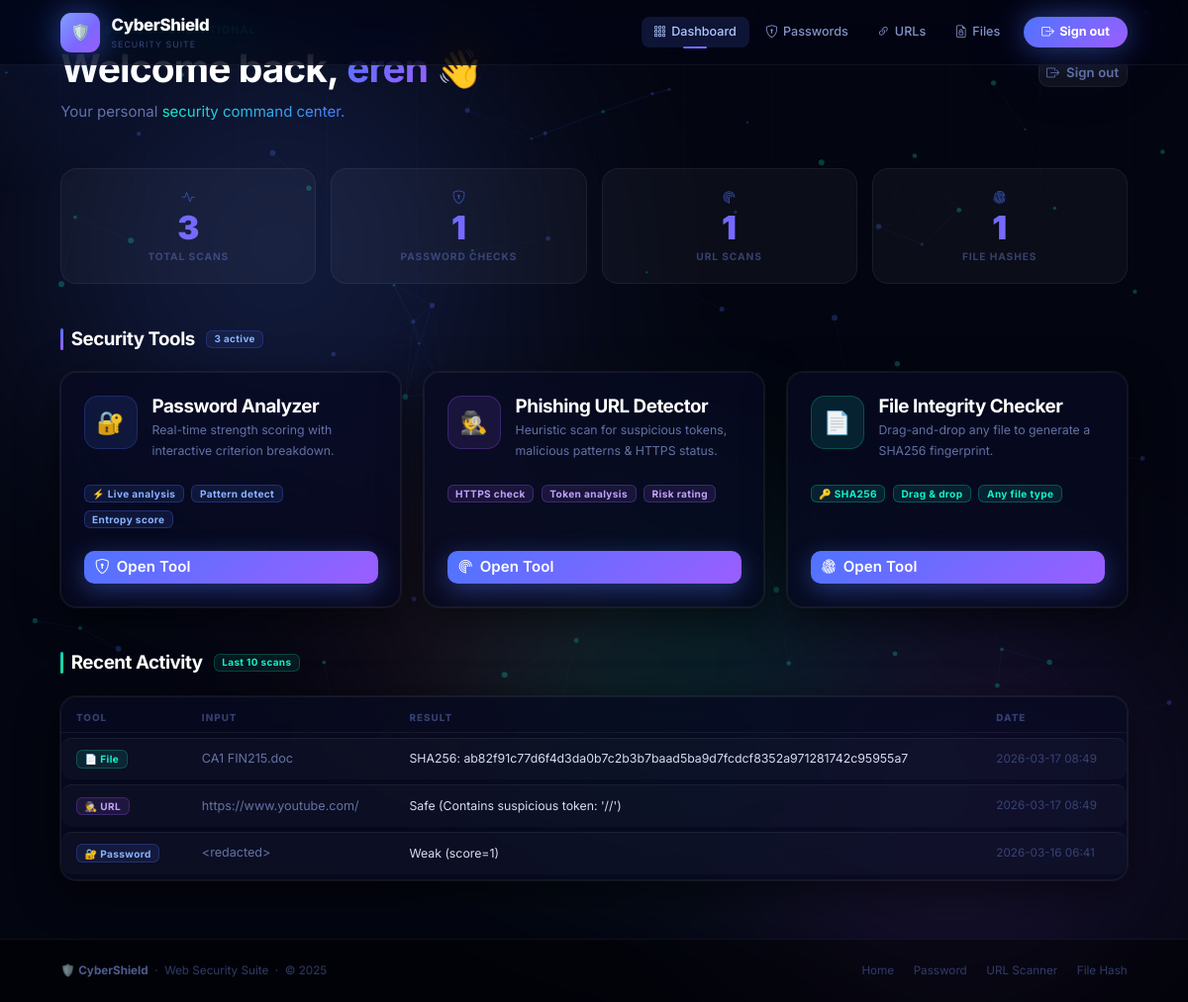
/dashboard (signed in), run on the app's committed database.
### tables this page shows
CREATE TABLE users (
            id INTEGER PRIMARY KEY AUTOINCREMENT,
            username TEXT UNIQUE NOT NULL,
            email TEXT UNIQUE NOT NULL,
            password_hash TEXT NOT NULL,
            created_at TEXT NOT NULL
        );

CREATE TABLE scans (
            id INTEGER PRIMARY KEY AUTOINCREMENT,
            user_id INTEGER NOT NULL,
            scan_type TEXT NOT NULL,
            input_value TEXT,
            result TEXT NOT NULL,
            created_at TEXT NOT NULL,
            FOREIGN KEY (user_id) REFERENCES users (id)
        );

### app.py (the view)
@app.route("/dashboard")
def dashboard():
    if not is_logged_in():
        return redirect(url_for("login"))
    user = get_current_user()
    conn = get_db_connection()
    rows = conn.execute(
        "SELECT scan_type, COUNT(*) as cnt FROM scans WHERE user_id = ? GROUP BY scan_type",
        (session["user_id"],),
    ).fetchall()
    scan_counts = {r["scan_type"]: r["cnt"] for r in rows}
    total_scans = sum(scan_counts.values())
    recent_scans = conn.execute(
        "SELECT * FROM scans WHERE user_id = ? ORDER BY created_at DESC LIMIT 10",
        (session["user_id"],),
    ).fetchall()
    conn.close()
    return render_template(
        "dashboard.html",
        user=user,
        scan_counts=scan_counts,
        total_scans=total_scans,
        recent_scans=recent_scans,
    )

### app.py (called while the page is built)
def get_db_connection():
    conn = sqlite3.connect(DB_PATH)
    conn.row_factory = sqlite3.Row
    return conn

def is_logged_in() -> bool:
    return "user_id" in session

def get_current_user():
    if not is_logged_in():
        return None
    conn = get_db_connection()
    user = conn.execute("SELECT * FROM users WHERE id = ?", (session["user_id"],)).fetchone()
    conn.close()
    return user

### templates/dashboard.html (shortened to what this page needs)
{% extends "base.html" %}
{% block content %}
<div class="row align-items-center mb-5 fade-up" style="padding:1.5rem 0 0;">
  <div class="col-lg-8">
    <div class="d-flex align-items-center gap-2 mb-2">
      <div class="pulse-dot"></div>
      <span style="font-size:.72rem;font-weight:700;letter-spacing:.1em;text-transform:uppercase;color:var(--cyan);">All systems operational</span>
    </div>
    <h1 class="mb-2">
      Welcome back,&nbsp;<span class="text-gradient">{{ user['username'] }}</span>&nbsp;👋
    </h1>
    <p class="mb-0" style="font-size:1rem;color:var(--muted);max-width:480px;">
      Your personal
      <span id="hero-typed" class="text-gradient-cyan" data-words="security command center.|threat intelligence hub.|privacy toolkit.">security command center.</span>
    </p>
  </div>
  <div class="col-lg-4 d-none d-lg-flex justify-content-end gap-2 pt-3 pt-lg-0">
    <a class="btn btn-ghost btn-sm" href="{{ url_for('logout') }}">
      <i class="bi bi-box-arrow-right"></i> Sign out
    </a>
  </div>
</div>
<div class="row g-3 mb-5">
  {% set stats = [
    (total_scans,                             'Total Scans',      'bi-activity',        'var(--g-primary)'),
    (scan_counts.get('password_checker', 0),  'Password Checks',  'bi-shield-lock',     'var(--g-primary)'),
    (scan_counts.get('url_scanner', 0),       'URL Scans',        'bi-radar',           'var(--g-primary)'),
    (scan_counts.get('file_checker', 0),      'File Hashes',      'bi-fingerprint',     'var(--g-primary)'),
  ] %}
  {% for val, label, icon, _ in stats %}
  <div class="col-6 col-md-3 fade-up">
    <div class="stat-card">
      <div class="d-flex align-items-center justify-content-center gap-2 mb-1">
        <i class="bi {{ icon }}" style="font-size:.9rem;color:rgba(79,116,255,.6);"></i>
      </div>
      <div class="stat-val" data-count="{{ val }}">{{ val }}</div>
      <div class="stat-label">{{ label }}</div>
    </div>
  </div>
  {% endfor %}
</div>
<div class="d-flex align-items-center gap-2 mb-4 fade-up">
  <div class="section-bar" style="background:var(--g-primary);"></div>
  <h5 class="mb-0">Security Tools</h5>
  <span class="badge ms-1" style="background:rgba(79,116,255,.1);border:1px solid rgba(79,116,255,.22);color:#8ab4ff;font-size:.66rem;">3 active</span>
</div>
<div class="row g-4 mb-5">
  <div class="col-md-4 fade-up">
    <div class="card h-100 tool-card">
      <div class="card-body p-4 d-flex flex-column">
        <div class="d-flex align-items-start gap-3 mb-4">
          <div class="tool-icon">🔐</div>
          <div>
            <h5 class="mb-1">Password Analyzer</h5>
            <p class="mb-0" style="font-size:.82rem;">Real-time strength scoring with interactive criterion breakdown.</p>
          </div>
        </div>
        <div class="d-flex flex-wrap gap-2 mb-4" style="font-size:.68rem;">
          <span class="badge" style="background:rgba(79,116,255,.12);border:1px solid rgba(79,116,255,.28);color:#8ab4ff;">⚡ Live analysis</span>
          <span class="badge" style="background:rgba(79,116,255,.12);border:1px solid rgba(79,116,255,.28);color:#8ab4ff;">Pattern detect</span>
          <span class="badge" style="background:rgba(79,116,255,.12);border:1px solid rgba(79,116,255,.28);color:#8ab4ff;">Entropy score</span>
        </div>
        <a class="btn btn-primary w-100 mt-auto" href="{{ url_for('password_checker') }}">
          <i class="bi bi-shield-lock"></i> Open Tool
        </a>
      </div>
    </div>
  </div>
  <div class="col-md-4 fade-up">
    <div class="card h-100 tool-card" style="--g-card:var(--g-primary);">
      <div class="card-body p-4 d-flex flex-column">
        <div class="d-flex align-items-start gap-3 mb-4">
          <div class="tool-icon" style="background:rgba(155,94,255,.12);border-color:rgba(155,94,255,.25);">🕵️</div>
          <div>
            <h5 class="mb-1">Phishing URL Detector</h5>
            <p class="mb-0" style="font-size:.82rem;">Heuristic scan for suspicious tokens, malicious patterns & HTTPS status.</p>
          </div>
        </div>
        <div class="d-flex flex-wrap gap-2 mb-4" style="font-size:.68rem;">
          <span class="badge" style="background:rgba(155,94,255,.12);border:1px solid rgba(155,94,255,.28);color:#c4a0ff;">HTTPS check</span>
          <span class="badge" style="background:rgba(155,94,255,.12);border:1px solid rgba(155,94,255,.28);color:#c4a0ff;">Token analysis</span>
          <span class="badge" style="background:rgba(155,94,255,.12);border:1px solid rgba(155,94,255,.28);color:#c4a0ff;">Risk rating</span>
        </div>
        <a class="btn btn-primary w-100 mt-auto" href="{{ url_for('url_scanner') }}">
          <i class="bi bi-radar"></i> Open Tool
        </a>
      </div>
    </div>
  </div>
  <div class="col-md-4 fade-up">
    <div class="card h-100 tool-card">
      <div class="card-body p-4 d-flex flex-column">
        <div class="d-flex align-items-start gap-3 mb-4">
          <div class="tool-icon" style="background:rgba(14,246,204,.1);border-color:rgba(14,246,204,.22);">📄</div>
          <div>
            <h5 class="mb-1">File Integrity Checker</h5>
            <p class="mb-0" style="font-size:.82rem;">Drag-and-drop any file to generate a SHA256 fingerprint.</p>
          </div>
        </div>
        <div class="d-flex flex-wrap gap-2 mb-4" style="font-size:.68rem;">
          <span class="badge" style="background:rgba(14,246,204,.1);border:1px solid rgba(14,246,204,.25);color:#0ef6cc;">🔑 SHA256</span>
          <span class="badge" style="background:rgba(14,246,204,.1);border:1px solid rgba(14,246,204,.25);color:#0ef6cc;">Drag & drop</span>
          <span class="badge" style="background:rgba(14,246,204,.1);border:1px solid rgba(14,246,204,.25);color:#0ef6cc;">Any file type</span>
        </div>
        <a class="btn btn-primary w-100 mt-auto" href="{{ url_for('file_checker') }}">
          <i class="bi bi-fingerprint"></i> Open Tool
        </a>
      </div>
    </div>
  </div>
</div>
<div class="d-flex align-items-center gap-2 mb-4 fade-up">
  <div class="section-bar" style="background:var(--g-success);"></div>
  <h5 class="mb-0">Recent Activity</h5>
  <span class="badge ms-1" style="background:rgba(14,246,204,.08);border:1px solid rgba(14,246,204,.2);color:#0ef6cc;font-size:.66rem;">Last 10 scans</span>
</div>
{% if recent_scans %}
<div class="card fade-up" style="overflow:auto;">
  <div class="card-body p-0">
    <table class="history-table">
      <thead>
        <tr>
          <th>Tool</th>
          <th>Input</th>
          <th>Result</th>
          <th>Date</th>
        </tr>
      </thead>
      <tbody>
        {% for s in recent_scans %}
        <tr>
          <td>
            {% if s['scan_type'] == 'password_checker' %}
              <span class="badge" style="background:rgba(79,116,255,.12);border:1px solid rgba(79,116,255,.25);color:#8ab4ff;">🔐 Password</span>
            {% elif s['scan_type'] == 'url_scanner' %}
              <span class="badge" style="background:rgba(155,94,255,.12);border:1px solid rgba(155,94,255,.25);color:#c4a0ff;">🕵️ URL</span>
            {% else %}
              <span class="badge" style="background:rgba(14,246,204,.1);border:1px solid rgba(14,246,204,.22);color:#0ef6cc;">📄 File</span>
            {% endif %}
          </td>
          <td style="max-width:200px;overflow:hidden;text-overflow:ellipsis;white-space:nowrap;color:var(--muted);" title="{{ s['input_value'] }}">{{ s['input_value'] or '—' }}</td>
          <td style="font-size:.82rem;">{{ s['result'] }}</td>
          <td style="color:var(--muted-2);font-size:.78rem;white-space:nowrap;">{{ s['created_at'][:16].replace('T',' ') }}</td>
        </tr>
        {% endfor %}
      </tbody>
    </table>
  </div>
</div>
{% endif %}
{% endblock %}

### data on the page
users: username "eren"
scans: scan_type "📄 File", input_value "CA1 FIN215.doc", result "SHA256: ab82f91c77d6f4d3da0b7c2b3b7baad5ba9d7fcdcf8352a971281742c95955a7", created_at "2026-03-17 08:49"
scans: scan_type "🕵️ URL", input_value "https://www.youtube.com/", result "Safe (Contains suspicious token: '//')", created_at "2026-03-17 08:49"
scans: scan_type "🔐 Password", input_value "<redacted>", result "Weak (score=1)", created_at "2026-03-16 06:41"

### other printed values
{{ val }} "3" "1" "1" "1"
{{ label }} "TOTAL SCANS" "PASSWORD CHECKS" "URL SCANS" "FILE HASHES"
